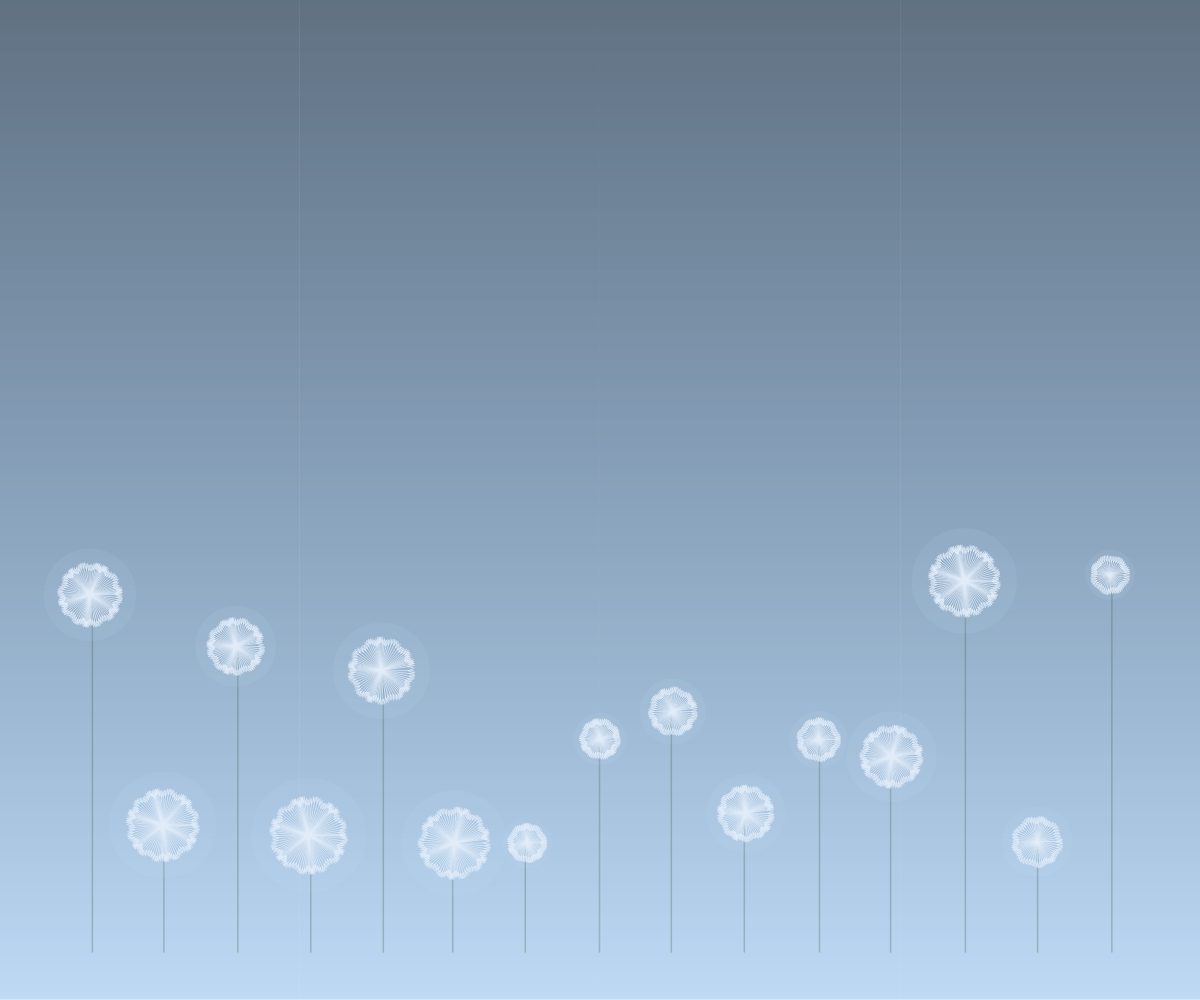
Frame 1 (no input)
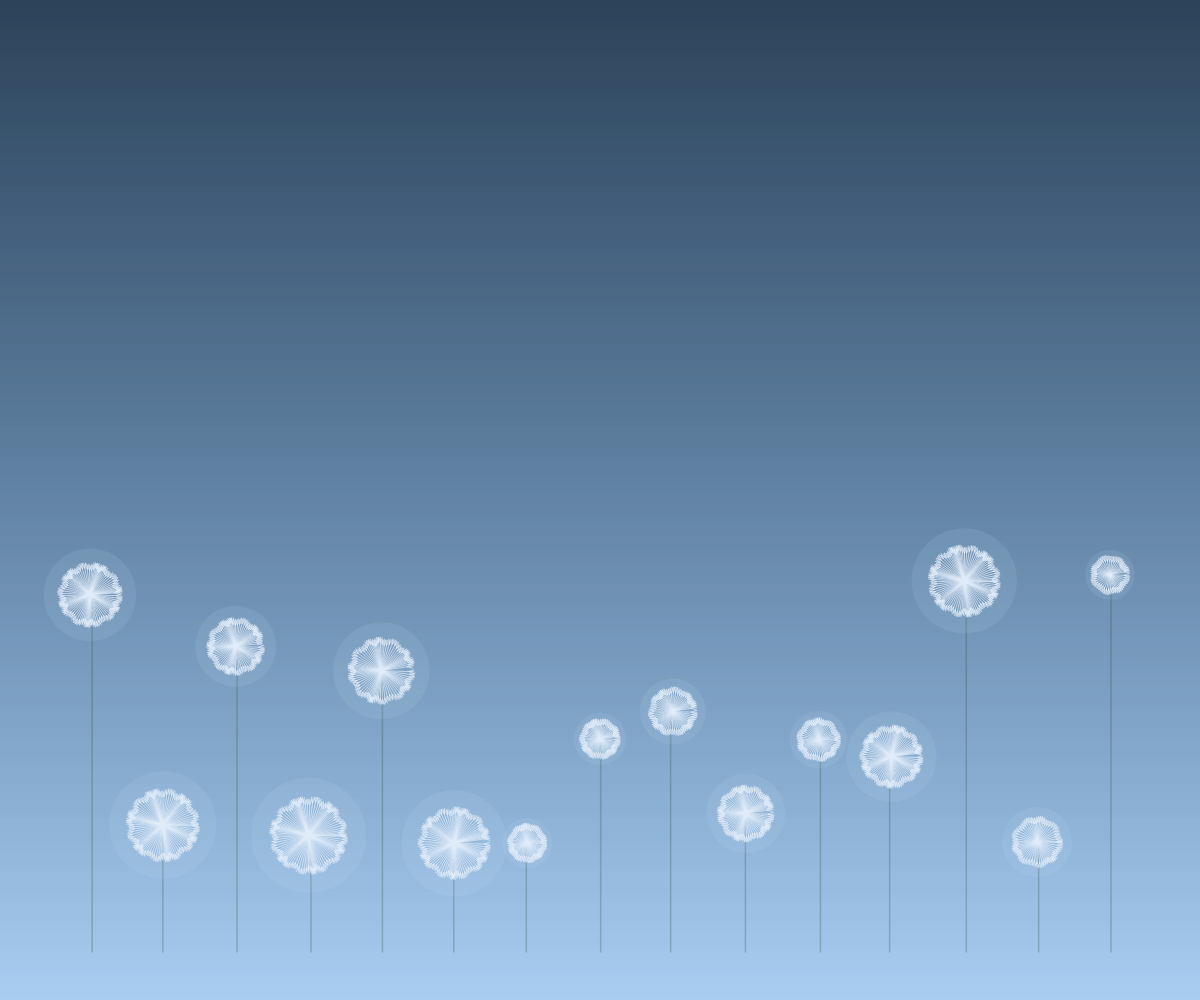
Frame 60 (no input)
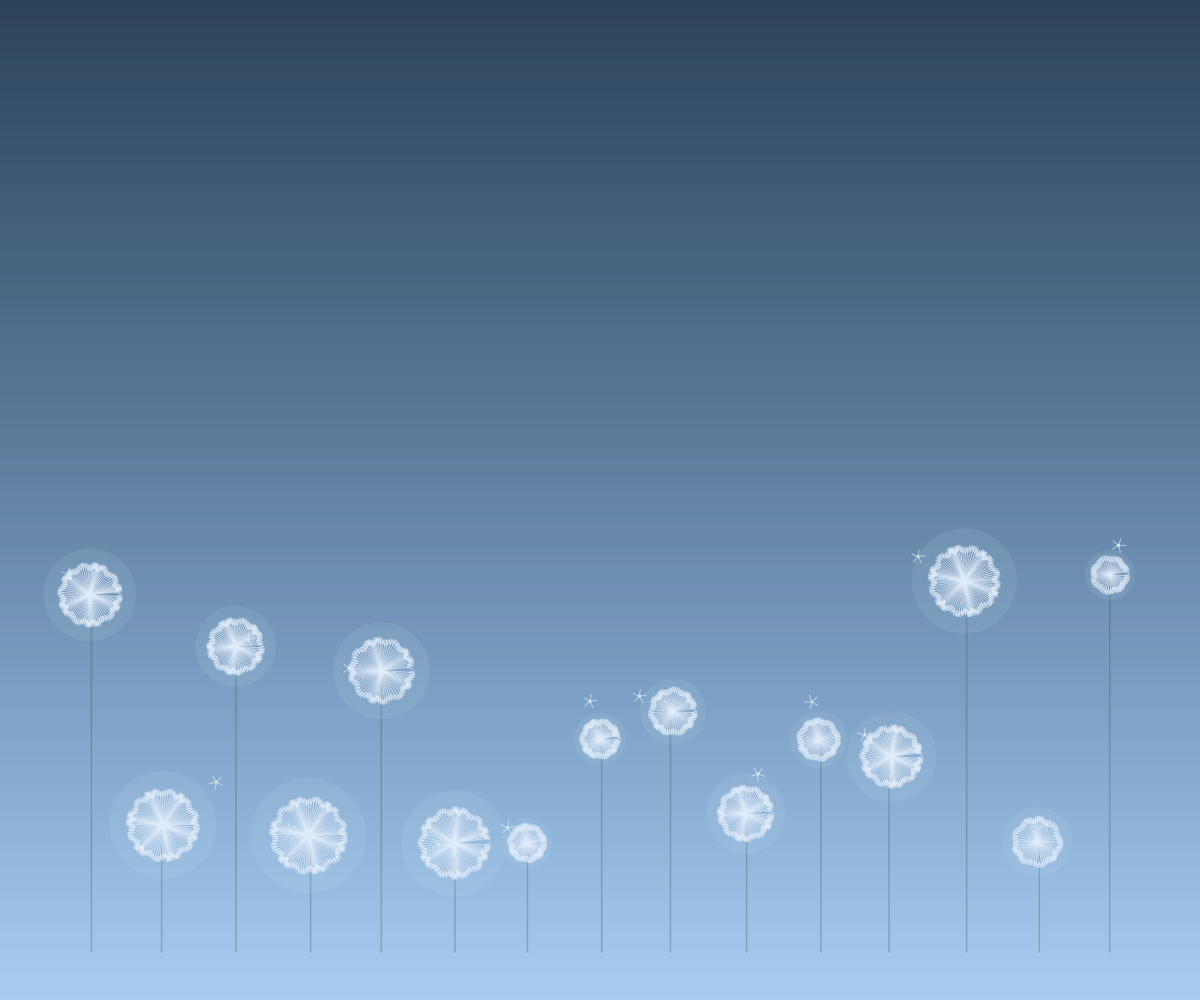
Frame 120 (the mouse pressed at the canvas centre since frame 60)

The p5.js sketch that drew these frames (run headless with seeded random() and noise() and a simulated clock; from frame 60 on, the mouse is pressed at the canvas centre):

// p5.js sketch
// ── sketch.js
/* Gentle Dandelions (light blue gradient, slim dark stems, floating seeds) */

let flowers = [];
let seeds = [];
const MAX_SEEDS = 900;
const N_FLOWERS = 15;
const SIDE_MARGIN = 90;
const GROUND_MARGIN = 48;

let groundY; // baseline where stems end
let t = 0;   // global time

function setup() {
    createCanvas(windowWidth, windowHeight);
    colorMode(HSB, 360, 100, 100, 100);
    angleMode(RADIANS);
    noStroke();

    groundY = height - GROUND_MARGIN;

    // single row, varied heights
    for (let i = 0; i < N_FLOWERS; i++) {
        const x = map(i, 0, N_FLOWERS - 1, SIDE_MARGIN, width - SIDE_MARGIN);
        // choose stem height category for natural variety
        let headY;
        const heightChoice = random();
        if (heightChoice < 0.3) {
            // short stems
            headY = random(groundY - 140, groundY - 90);
        } else if (heightChoice < 0.7) {
            // medium stems
            headY = random(groundY - 250, groundY - 170);
        } else {
            // tall stems
            headY = random(groundY - 380, groundY - 270);
        }
        flowers.push(new Dandelion(x, headY));
    }
}

function windowResized() {
    resizeCanvas(windowWidth, windowHeight);
    groundY = height - GROUND_MARGIN;
}

function draw() {
    drawGradientBackground();

    // stems behind heads
    for (const f of flowers) f.drawStem();

    // heads + periodic seed releases
    for (const f of flowers) {
        f.display();
        if (frameCount % f.releaseEvery === 0 && seeds.length < MAX_SEEDS) f.releaseSeed();
    }

    // wind / seed updates
    const breeze = map(noise(t * 0.1), 0, 1, 0.4, 1.1);
    for (let i = seeds.length - 1; i >= 0; i--) {
        const s = seeds[i];
        s.update(breeze);
        s.display();
        if (s.offscreen()) seeds.splice(i, 1);
    }

    t += 0.006;
}

function mousePressed() {
    // puff burst from nearest head
    let nearest = null, best = Infinity;
    for (const f of flowers) {
        const d = dist(mouseX, mouseY, f.x, f.y);
        if (d < best) { best = d; nearest = f; }
    }
    if (nearest && best < nearest.headR * 1.6) {
        const n = 18 + floor(random(8));
        for (let i = 0; i < n && seeds.length < MAX_SEEDS; i++) nearest.releaseSeed(true);
    }
}

/* -------- Background: light blue vertical gradient -------- */
function drawGradientBackground() {
    // soft sky tones
    const topCol = color(210, 50, 35);  // dark sky blue
    const midCol = color(210, 40, 65);  // mid-tone blue
    const botCol = color(210, 30, 95);  // light sky blue

    noFill();
    for (let y = 0; y < height; y++) {
        const p = y / height;
        const c = (p < 0.5)
            ? lerpColor(topCol, midCol, p * 2.0)
            : lerpColor(midCol, botCol, (p - 0.5) * 2.0);
        stroke(c);
        line(0, y, width, y);
    }
    noStroke();
}

/* ------------------ Classes ------------------ */

class Dandelion {
    constructor(x, headY) {
        this.x = x;
        this.y = headY;                 // head center
        // choose size category for stronger variety
        const sizeChoice = random();
        if (sizeChoice < 0.35) {
            // small heads
            this.headR = random(16, 26);
        } else if (sizeChoice < 0.75) {
            // medium heads
            this.headR = random(26, 40);
        } else {
            // large heads
            this.headR = random(40, 60);
        }

        // spoke count proportional to radius with some jitter
        this.spokes = floor(this.headR * 3 + random(-12, 12));
        this.releaseEvery = floor(random(60, 90));
        this.swing = random(TWO_PI);    // phase for sway
    }

    drawStem() {
        // subtle left-right sway at the top
        const sway = 6 * sin(t * 1.4 + this.swing);
        const stemTop = createVector(this.x + sway * 0.4, this.y);

        // slender, darker stems
        stroke(130, 40, 30, 25);   // more transparent deep muted green (25% alpha)
        strokeWeight(1.5);
        line(stemTop.x, stemTop.y, stemTop.x, groundY);
        noStroke();
    }

    display() {
        push();
        translate(this.x, this.y);

        // halo
        fill(205, 20, 96, 10);
        circle(0, 0, this.headR * 3);

        // tiny center
        fill(205, 18, 92);
        circle(0, 0, this.headR * 0.18);

        // spokes + small tuft
        stroke(210, 10, 98, 70); // almost white-blue
        strokeWeight(1);
        noFill();
        for (let i = 0; i < this.spokes; i++) {
            const a = (i / this.spokes) * TWO_PI;
            const wiggle = 0.08 * sin(t * 1.2 + i * 0.35);
            const r = this.headR * (0.84 + 0.05 * sin(t * 0.9 + i));
            const x = r * cos(a + wiggle);
            const y = r * sin(a + wiggle);
            line(0, 0, x, y);

            // tiny parachute hairs
            push();
            translate(x, y);
            rotate(a + wiggle);
            line(0, 0, 5, -2);
            line(0, 0, 5, 0);
            line(0, 0, 5, 2);
            pop();
        }
        pop();
    }

    releaseSeed(burst = false) {
        const theta = random(TWO_PI);
        const px = this.x + this.headR * cos(theta);
        const py = this.y + this.headR * sin(theta);
        seeds.push(new Seed(px, py));
    }
}

class Seed {
    constructor(x, y) {
        this.pos = createVector(x, y);
        this.vel = createVector(random(-0.15, 0.15), random(-0.9, -0.35));
        this.noiseKey = random(1000);
        this.size = random(2.1, 3.2);
        this.alpha = 100;
        this.spin = random(TWO_PI);
    }

    update(breeze) {
        // Perlin wind field for natural drift
        const n = noise(this.noiseKey + t * 0.7, this.pos.y * 0.003);
        const windX = (n - 0.5) * 1.8 * breeze;  // [-0.9..0.9] scaled
        const liftY = -0.05 * breeze;

        this.vel.x += windX * 0.05;
        this.vel.y += liftY * 0.05;

        // floaty damping
        this.vel.mult(0.996);

        this.pos.add(this.vel);
        this.alpha -= 0.18;
        this.spin += 0.02 + 0.02 * breeze;
    }

    display() {
        // seed body
        fill(210, 8, 98, this.alpha);
        noStroke();
        circle(this.pos.x, this.pos.y, this.size);

        // parachute tuft
        push();
        translate(this.pos.x, this.pos.y);
        rotate(this.spin);
        stroke(210, 12, 98, this.alpha * 0.7);
        strokeWeight(1);
        for (let i = 0; i < 5; i++) { line(0, 0, 7, 0); rotate(TWO_PI / 5); }
        pop();
    }

    offscreen() {
        return (
            this.alpha <= 0 ||
            this.pos.x < -60 || this.pos.x > width + 60 ||
            this.pos.y < -80 || this.pos.y > height + 80
        );
    }
}
